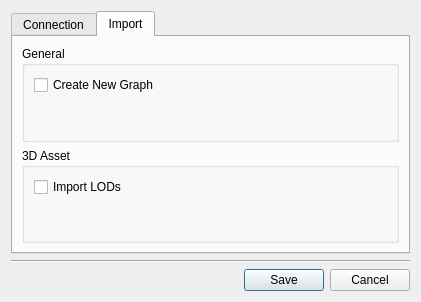
<?xml version="1.0" encoding="UTF-8"?>
<ui version="4.0">
 <class>Dialog</class>
 <widget class="QDialog" name="Dialog">
  <property name="geometry">
   <rect>
    <x>0</x>
    <y>0</y>
    <width>421</width>
    <height>302</height>
   </rect>
  </property>
  <property name="windowTitle">
   <string>Megascan Link (Unofficial)</string>
  </property>
  <layout class="QGridLayout" name="gridLayout">
   <item row="0" column="0">
    <layout class="QVBoxLayout" name="verticalLayout">
     <item>
      <widget class="QTabWidget" name="tabWidget">
       <property name="currentIndex">
        <number>1</number>
       </property>
       <widget class="QWidget" name="connTab">
        <attribute name="title">
         <string>Connection</string>
        </attribute>
        <layout class="QGridLayout" name="gridLayout_2">
         <item row="0" column="0">
          <layout class="QFormLayout" name="formLayout">
           <item row="0" column="0">
            <widget class="QLabel" name="label">
             <property name="text">
              <string>Port Number:</string>
             </property>
            </widget>
           </item>
           <item row="0" column="1">
            <widget class="QLineEdit" name="portNumber">
             <property name="sizePolicy">
              <sizepolicy hsizetype="Fixed" vsizetype="Fixed">
               <horstretch>0</horstretch>
               <verstretch>0</verstretch>
              </sizepolicy>
             </property>
            </widget>
           </item>
           <item row="2" column="1">
            <widget class="QLineEdit" name="timeoutNumber">
             <property name="sizePolicy">
              <sizepolicy hsizetype="Fixed" vsizetype="Fixed">
               <horstretch>0</horstretch>
               <verstretch>0</verstretch>
              </sizepolicy>
             </property>
            </widget>
           </item>
           <item row="2" column="0">
            <widget class="QLabel" name="label_2">
             <property name="text">
              <string>Timeout (sec)</string>
             </property>
            </widget>
           </item>
           <item row="1" column="1">
            <widget class="QLabel" name="label_3">
             <property name="styleSheet">
              <string notr="true">QLabel{
	color:rgb(140, 140, 140)
}</string>
             </property>
             <property name="text">
              <string>Changing port number require a restart of the socket after the current timeout expires (so wait at least the current timeout to use the export on Bridge)</string>
             </property>
             <property name="wordWrap">
              <bool>true</bool>
             </property>
            </widget>
           </item>
          </layout>
         </item>
        </layout>
       </widget>
       <widget class="QWidget" name="tab_2">
        <attribute name="title">
         <string>Import</string>
        </attribute>
        <layout class="QGridLayout" name="gridLayout_3">
         <item row="0" column="0">
          <layout class="QVBoxLayout" name="verticalLayout_2">
           <item>
            <widget class="QGroupBox" name="groupBox">
             <property name="title">
              <string>General</string>
             </property>
             <layout class="QGridLayout" name="gridLayout_5">
              <item row="1" column="0">
               <layout class="QFormLayout" name="formLayout_3">
                <item row="0" column="0">
                 <widget class="QCheckBox" name="createGraph">
                  <property name="text">
                   <string>Create New Graph</string>
                  </property>
                 </widget>
                </item>
               </layout>
              </item>
             </layout>
            </widget>
           </item>
           <item>
            <widget class="QGroupBox" name="groupBox_2">
             <property name="title">
              <string>3D Asset</string>
             </property>
             <layout class="QGridLayout" name="gridLayout_4">
              <item row="0" column="0">
               <layout class="QFormLayout" name="formLayout_2">
                <item row="0" column="0">
                 <widget class="QCheckBox" name="importLODs">
                  <property name="text">
                   <string>Import LODs</string>
                  </property>
                 </widget>
                </item>
               </layout>
              </item>
             </layout>
            </widget>
           </item>
          </layout>
         </item>
        </layout>
       </widget>
      </widget>
     </item>
     <item>
      <widget class="Line" name="line">
       <property name="orientation">
        <enum>Qt::Horizontal</enum>
       </property>
      </widget>
     </item>
     <item>
      <layout class="QHBoxLayout" name="horizontalLayout">
       <item>
        <spacer name="horizontalSpacer">
         <property name="orientation">
          <enum>Qt::Horizontal</enum>
         </property>
         <property name="sizeHint" stdset="0">
          <size>
           <width>40</width>
           <height>20</height>
          </size>
         </property>
        </spacer>
       </item>
       <item>
        <widget class="QPushButton" name="saveBtn">
         <property name="text">
          <string>Save</string>
         </property>
        </widget>
       </item>
       <item>
        <widget class="QPushButton" name="cancelBtn">
         <property name="text">
          <string>Cancel</string>
         </property>
        </widget>
       </item>
      </layout>
     </item>
    </layout>
   </item>
  </layout>
 </widget>
 <resources/>
 <connections/>
</ui>
